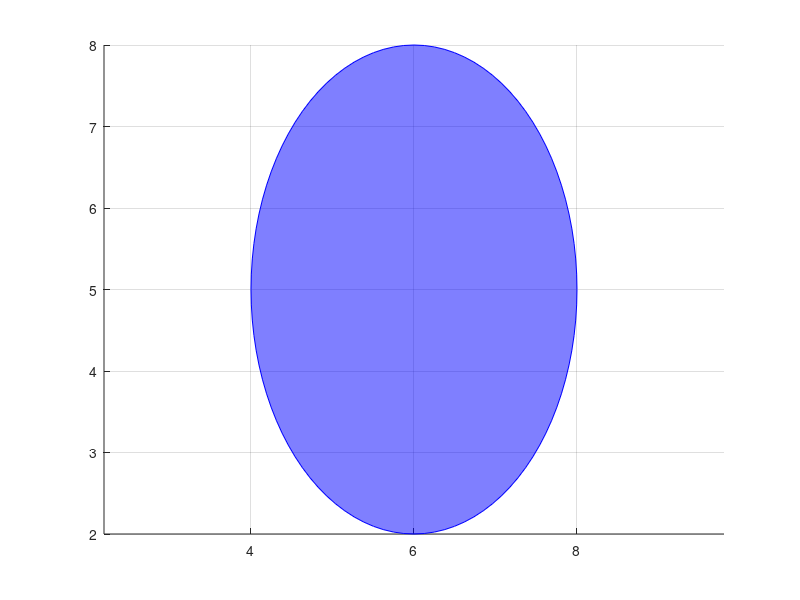

Write the MATLAB code that produced this figure. (Note: this script raises an error after producing the figure.)
close all;
clearvars;
addpath(genpath('YALMIP-develop'))   % YALMIP, https://github.com/yalmip/YALMIP
addpath(genpath('ReachTool-main'))   % ReachTool (constrained zonotopes), provided in the course
addpath(genpath('Astar'))

%Variabels
rx = 2;
ry = 3;
center = [6,5];
vehicle_mass = 500;    % grams
vehicle_fuel = 500;    % grams
fuel_rate = 10;        % grams per step
J = 10;
L = 0.2;               % meters in front of center of mass
dt = 1;                % time step

cycles_with_fuel = vehicle_fuel / fuel_rate;
extra_steps = -1;     % Steps after fuel ends
total_steps = cycles_with_fuel + extra_steps;


%circle definition
th = 0:pi/50:2*pi;
x_obj = rx * cos(th) + center(1);
y_obj = ry * sin(th) + center(2);
% Vector from centroid to each point
dx = x_obj - center(1);
dy = y_obj - center(2);
dx_unit = dx ./ (rx/2);
dy_unit = dy ./ (ry/2);

% draw the trajectory of the vehicle
figure;
hold on;
axis equal; grid on;
fill(x_obj, y_obj, 'b', 'FaceAlpha', 0.5, 'EdgeColor', 'b'); %object
drone = animatedline('Marker','o');
estimate = plot(1,1);
detected = false;

maximum_variance_x = 2; %Initial variance value
maximum_variance_y = 2;
real_xsim = zeros(1, total_steps);
real_ysim = zeros(1, total_steps);

%DEFINE THE 2-D MAP ARRAY
MAX_X=20;
MAX_Y=20;
%This array stores the coordinates of the map and the 
%Objects in each coordinate
MAP=2*(ones(MAX_X,MAX_Y));

points = integer_points_in_circle(center, rx+maximum_variance_x, ry+maximum_variance_y);
points = min(max(points,1),MAX_X); %limit the points inside the MAP
MAP(points(:, 1),points(:,2)) = -1; %add new circle
h_points = plot(points(:, 1), points(:,2),'ro');

% Obtain Obstacle, Target and Robot Position
% Initialize the MAP with input values
% Obstacle=-1,Target = 0,Robot=1,Space=2
axis([1 MAX_X+1 1 MAX_Y+1])
grid on;
hold on;

% BEGIN Interactive Obstacle, Target, Start Location selection
xlabel('Please Select the Target using the Left Mouse button','Color','black');
but=0;
valid = 0;
while (but ~= 1 || valid ~= 1) %Repeat until the Left button is not clicked
    [xval,yval,but]=ginput(1);
    xval=floor(xval);
    yval=floor(yval);
    if (~ismember(xval, points(:,1)) || ~ismember(yval, points(:,2)))
        valid = 1;
    end
end

xTarget=xval;   %X Coordinate of the Target
yTarget=yval;   %Y Coordinate of the Target

MAP(xval,yval) = 0;   %Initialize MAP with location of the target
plot(xval,yval,'gd');
text(xval,yval,'Target')

xlabel('Select Obstacles using the Left Mouse button,to select the last obstacle use the Right button','Color','blue');
while but == 1
    [xval,yval,but] = ginput(1);
    xval=floor(xval);
    yval=floor(yval);
    MAP(xval,yval) = -1;%Put on the closed list as well
    plot(xval,yval,'ro');
end

xlabel('Please Select the Vehicle initial position ','Color','black');
but=0;
valid = 0;
while (but ~= 1 || valid ~= 1) %Repeat until the Left button is not clicked
    [xval,yval,but]=ginput(1);
    xval=floor(xval);
    yval=floor(yval);
    if (~ismember(xval, points(:,1)) || ~ismember(yval, points(:,2)))
        valid = 1;
    end
end

xStart=xval;%Starting Position
yStart=yval;%Starting Position
MAP(xval,yval)=1;
plot(xval,yval,'bo');
text(xval,yval,'Start')
%End of obstacle-Target pickup

% State vector: [x; y; ang_velocity; aceleration; ang_aceleration]
state = zeros(5, total_steps);
state(1:2,1) = [xStart;yStart];  % Initial position
y = zeros(3, total_steps-1);

A = [1 0 dt 0;
     0 1 0 dt;
     0 0 1 0;
     0 0 0 1];

B = [0.5*dt^2 0;
    0 0.5*dt^2;
    dt 0;
    0 dt]; 
C = [eye(3), zeros(3,2)];
C_linear = eye(2,4);
[m,n] = size(C_linear); % dimensions of output and state

% Define a feedback controller
K_pole = place(A,B,[0.2 0.3 0.5 0.4]);

xhat = zeros(4,total_steps + 1);
xhat(:,1) = [xStart;yStart;0;0];

Sigma = cell(1,total_steps + 2);
Sigma{1} = eye(4);

% covariance information for disturbances and noise
Q = 2 * eye(2);
R = 0.1 * eye(2);

% Observers - 1: Nominal model
X = cell(1, total_steps); 
X{1}.G = diag([xStart, yStart, 0, 0]);
X{1}.c = zeros(n,1);
X{1}.A = zeros(0,n);
X{1}.b = zeros(0,1);

% disturbance set
W.G = 1.25*eye(n);
W.c = zeros(n,1);
W.A = zeros(0,n);
W.b = zeros(0,1);

% noise set
V.G = 1.5*eye(2);
V.c = zeros(2,1);
V.A = zeros(0,2);
V.b = zeros(0,1);

error_total = 0;

% Loop through each time step
for k = 1:total_steps
    %update circle size
    MAP(points(:, 1),points(:,2)) = 1; %remove last circle
    delete(h_points);
    points = integer_points_in_circle(center, rx+maximum_variance_x, ry+maximum_variance_y);
    points = min(max(points,1),MAX_X); %limit the points inside the MAP
    MAP(points(:, 1),points(:,2)) = -1; %add new circle
    h_points = plot(points(:, 1), points(:,2),'ro');
    
    %get trajactory based on optimal path
    Optimal_path = [Astar(MAX_X, MAX_Y, MAP, xval, yval, xTarget, yTarget, xval, yval); [xval yval]];%take into account starting position
    x_trajectory = flip(Optimal_path(:,1)');
    y_trajectory = flip(Optimal_path(:,2)');
    
    % Parametric t values based on cumulative distance
    distances = sqrt(diff(x_trajectory).^2 + diff(y_trajectory).^2);
    t_points = [0, cumsum(distances)];
    
    % Compute spline coefficients for x(t) and y(t)
    coeffs_x = computeSplineCoefficients(t_points, x_trajectory);
    coeffs_y = computeSplineCoefficients(t_points, y_trajectory);
    
    % Evaluate splines at fine t grid
    tsim = linspace(t_points(1), t_points(end), total_steps);
    xsim = zeros(size(tsim));
    ysim = zeros(size(tsim));
    
    % Evaluate each interval
    for i = 1: length(t_points)-1
        idx = tsim >= t_points(i) & tsim <= t_points(i+1);
        dt = tsim(idx) - t_points(i);
    
        c_x = coeffs_x((i-1)*4 + (1:4));
        xsim(idx) = polyval([c_x(4) c_x(3) c_x(2) c_x(1)], dt);
    
        c_y = coeffs_y((i-1)*4 + (1:4));
        ysim(idx) = polyval([c_y(4) c_y(3) c_y(2) c_y(1)], dt);
    end

    real_xsim(k) = xsim(k);
    real_ysim(k) = ysim(k);
    ref = [xsim(k); ysim(k); 0; 0];
    
    if k == 1
        path_line = plot([real_xsim(1:k) xsim(k+1:end)], [real_ysim(1:k) ysim(k+1:end)], 'k-', 'LineWidth', 1.5);
    else
        set(path_line, 'XData', [real_xsim(1:k) xsim(k+1:end)], 'YData', [real_ysim(1:k) ysim(k+1:end)]);
    end 

    %control action 
    %error = [state(1:2,k);state(4,k)*cos(state(3,k));state(4,k)*sin(state(3,k))]-ref;
    error = [state(1:2,k);xhat(3:4,k)]-ref;
    error_total = error_total + error;
    linear_u = -K_pole*(error);

    % Kalman estimation
    % predict
    xhat(:,k+1) = A*xhat(:,k)+B*linear_u;
    Sigma{k+1} = A*Sigma{k}*A' + B*Q*B';

    total_mass = vehicle_mass + vehicle_fuel;
    % Integrate 1 step using the current state from state
    [~, x_next] = ode45(@(t, x) ground_vehicle(t, x, linear_u, total_mass, J, L), 0:1, state(:,k));

    % Store new state   
    state(:, k+1) = x_next(end, :);
    y(:,k+1) = C*state(:,k+1);
    
    % kalman filter update 
    ytilde = y(1:2,k+1)-C_linear*xhat(:,k+1);
    S = C_linear*Sigma{k+1}*C_linear'+R;
    K = Sigma{k+1}*C_linear'*inv(S);
    xhat(:,k+1) = xhat(:,k+1) + K*ytilde;
    Sigma{k+1} = (eye(4)-K*C_linear)*Sigma{k+1};
    
    % Run the observer
    X{k+1} = CZMinkowskiSum(CZLinMap(A,X{k},B*linear_u),W);
    Y = CZLinMap(-eye(2),V,y(1:2,k));
    X{k} = CZIntersect(C_linear,X{k},Y);

    [F,p] = compileCZ(X{k});

    setPoints = plot(F,p(1:2));

    if size(setPoints{1},2)==1 && ~detected
        fprintf("There is a fault at the iteration k = %d\n",k);
        detected = true;
    end
    
    xval = round(state(1,k+1));
    yval = round(state(2,k+1));
    xStart = xval;
    yStart = yval;

    if xval == xTarget && yval == yTarget
        disp("Target reached.");
        break;
    end

    % update the set-valued estimate
    set(estimate,'Xdata',setPoints{1}(1,:),'Ydata',setPoints{1}(2,:));
    maximum_variance_x = (max(setPoints{1}(1,:))-min(setPoints{1}(1,:)))/2;
    maximum_variance_y = (max(setPoints{1}(2,:))-min(setPoints{1}(2,:)))/2;

    addpoints(drone,state(1,k),state(2,k));
    drawnow;
end

%Obtained trajectory
figure;
hold on;
plot(nonzeros(y(1,2:end)), nonzeros(y(2,2:end)), 'b-', 'LineWidth', 1.5); %Obtained trajectory
xlabel('X Position'); ylabel('Y Position');
title('Vehicle Trajectory (True vs Estimated)');
axis equal; grid on;

disp("Error: " + sum(abs(error_total(1:2))));
